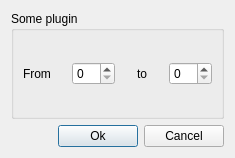
<?xml version="1.0" encoding="UTF-8"?>
<ui version="4.0">
 <class>PluginDialog</class>
 <widget class="QDialog" name="PluginDialog">
  <property name="geometry">
   <rect>
    <x>0</x>
    <y>0</y>
    <width>235</width>
    <height>158</height>
   </rect>
  </property>
  <property name="windowTitle">
   <string>Dialog</string>
  </property>
  <layout class="QGridLayout" name="gridLayout_2">
   <item row="1" column="1">
    <widget class="QPushButton" name="okButton">
     <property name="text">
      <string>Ok</string>
     </property>
    </widget>
   </item>
   <item row="1" column="2">
    <widget class="QPushButton" name="cancelButton">
     <property name="text">
      <string>Cancel</string>
     </property>
    </widget>
   </item>
   <item row="1" column="0">
    <spacer name="horizontalSpacer">
     <property name="orientation">
      <enum>Qt::Horizontal</enum>
     </property>
     <property name="sizeHint" stdset="0">
      <size>
       <width>40</width>
       <height>20</height>
      </size>
     </property>
    </spacer>
   </item>
   <item row="0" column="0" colspan="3">
    <widget class="QGroupBox" name="groupBox">
     <property name="title">
      <string>Some plugin</string>
     </property>
     <layout class="QGridLayout" name="gridLayout">
      <item row="0" column="1">
       <widget class="QSpinBox" name="fromBox">
        <property name="prefix">
         <string/>
        </property>
       </widget>
      </item>
      <item row="0" column="0">
       <widget class="QLabel" name="label_3">
        <property name="text">
         <string>From</string>
        </property>
       </widget>
      </item>
      <item row="0" column="2">
       <widget class="QLabel" name="label_4">
        <property name="text">
         <string>to</string>
        </property>
        <property name="alignment">
         <set>Qt::AlignCenter</set>
        </property>
       </widget>
      </item>
      <item row="0" column="3">
       <widget class="QSpinBox" name="toBox"/>
      </item>
     </layout>
    </widget>
   </item>
  </layout>
 </widget>
 <resources/>
 <connections/>
</ui>
